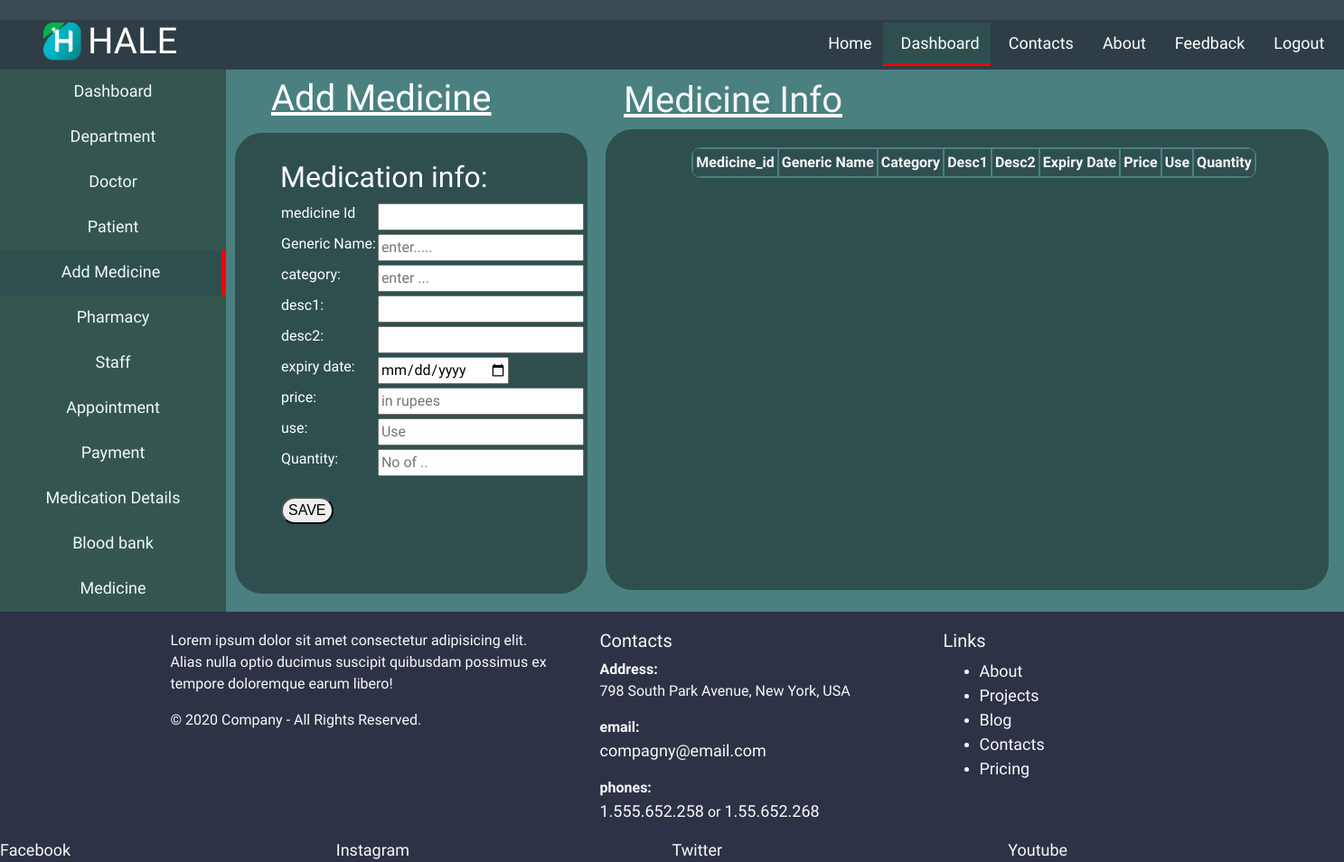
Page /addmed/ on the earlier database version.
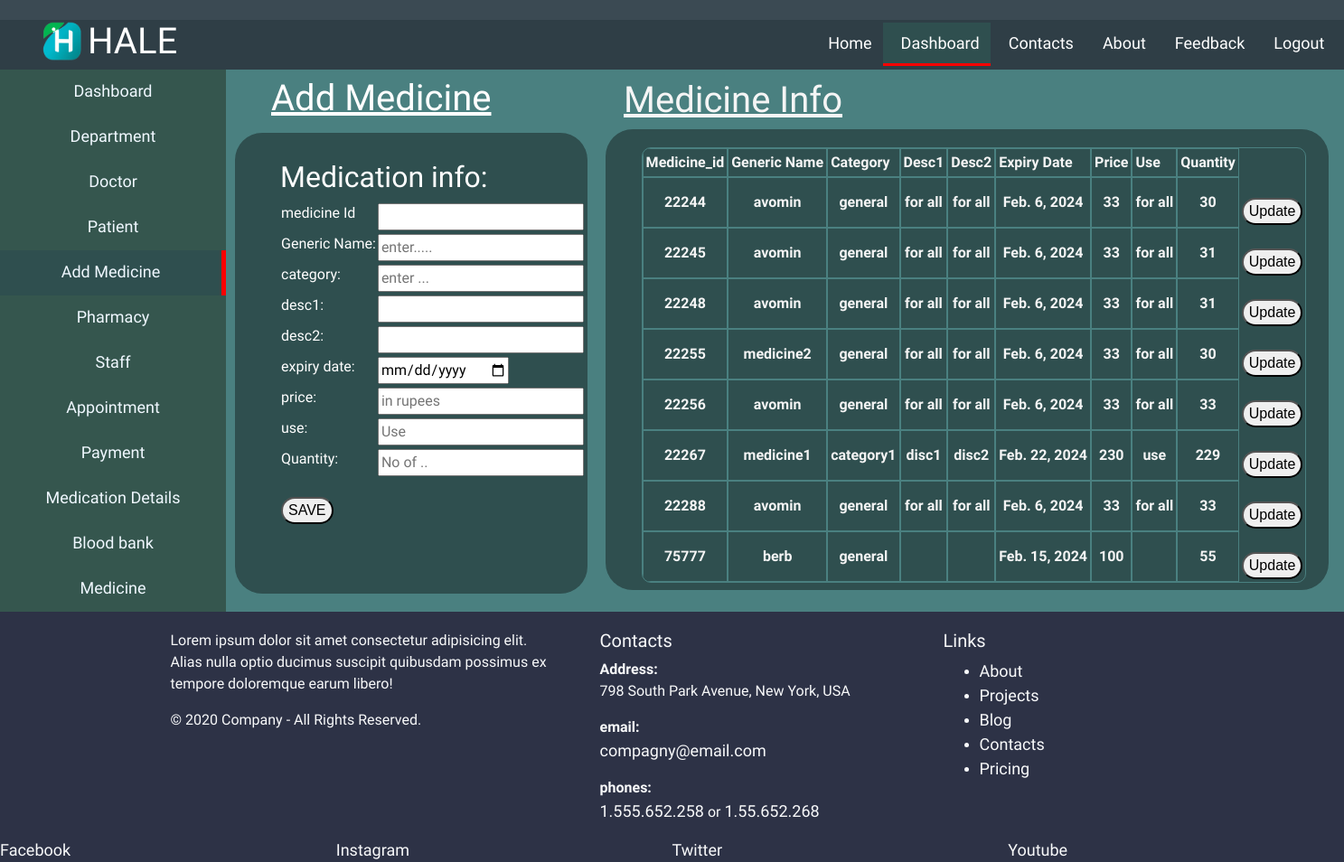
Same page on the later database version.
### DashBoard_app/models.py (models this page shows, shortened)
class MedicineList(models.Model):
        medicine_id = models.AutoField(primary_key=True,blank=True,null=False)
        generic_name = models.CharField(max_length=100,default='')
        category = models.CharField(max_length=50,default='')
        desc1 = models.CharField(max_length=300,default='')
        desc2 = models.CharField(max_length=3000,default='')
        exp_date = models.DateField()
        price = models.IntegerField(default=0)
        use = models.CharField(max_length=1000,default="")
        Quantity = models.IntegerField(default=0)

### DashBoard_app/views.py (the view, shortened to what this page needs)
# urls.py: path('addmed/',views.addmed,name='addmed'),
def addmed(request):
    medsaved=MedicineList.objects.all()
    context={
        'meddetails':medsaved
    }
    return render(request,'medicationadd.html',context)

### DashBoard_app/templates/medicationadd.html (shortened to what this page needs)
{% load static %}
<!DOCTYPE html>
<html lang="en">
<head>
    <link href='https://unpkg.com/boxicons@2.1.4/css/boxicons.min.css' rel='stylesheet'>
    <link rel="stylesheet" href="https://cdn.jsdelivr.net/npm/bootstrap@4.0.0/dist/css/bootstrap.min.css">
</head>
<body>
    <div class="topnav"> <a href="" class="dist_icon"><box-icon name='mobile' ></box-icon></a><a href="https://www.facebook.com/" class="dist_icon"><box-icon name='facebook-circle' type='logo' ></box-icon></a><a href="https://www.instagram.com/accounts/login/?hl=en"class="dist_icon"><box-icon name='instagram' type='logo' ></box-icon></a><a href="https://www.youtube.com/?themeRefresh=1" class="dist_icon"><box-icon name='youtube' type='logo' ></box-icon></a></div>
    <div class="titlebar">
        <div><img src="{% static '/images/hale.png' %}" alt="brandlogo" height="46px" class="brandimg"></div>
        <div><h3 class="brand_name">HALE</h3></div>
        <div><h4 class="nav_services nav_dist" ><a href="/" class="nav_link  {% if request.path == '/home' %} active {% endif %}" >Home</a></h4></div>
        <div><h4 class="nav_services " ><a href="{% url 'dashboard' %}" class="nav_link  {% if request.path != '/home' %} activetop {% endif %}" >Dashboard</a></h4></div>
        <div><h4 class="nav_services " ><a href="{% url 'contact' %}" class="nav_link {% if request.path == '/service' %} active {% endif %} " >Contacts</a></h4></div>
        <div><h4 class="nav_services"><a href="{% url 'about' %}" class="nav_link {% if request.path == '/about' %} active {% endif %}">About</a></h4></div>
        <div><h4 class="nav_services"><a href="{% url 'feedback' %}" class="nav_link {% if request.path == '/feedback' %} active {% endif %}">Feedback</a></h4></div>
        <div><h4 class="nav_services"><a href="{% url 'logout' %}" class="nav_link ">Logout</a></h4></div>
    </div>
    <div class="layout">
        <div class="nav_side" style="font-family: 'Tektur', sans-serif;">
            <div class="nav"><a href="{% url 'admin:index' %}"><label class="btns btn1{% if request.path == '/admin' %} active {% endif %}" onclick="color_chang('btns')" > <center>Dashboard</center></label></a></div>
            <div class="nav"><a href="{% url 'department' %}"><label class="btns{% if request.path == '/department/' %} active {% endif %}"><center>Department</center></label></a></div>
            <div class="nav"><a href="{% url 'doctor' %}"><label class="btns  "><center>Doctor</center></label></a></div>
            <div class="nav"><a href="{% url 'patient' %}"><label class="btns   "><center>Patient</center></label></a></div>
            <div class="nav"><a href="{% url 'addmed' %}"><label class="btns{% if request.path == '/addmed/' %} active {% endif %}"><center>Add Medicine</center></label></a></div>
            <div class="nav"><a href="{% url 'pharmacy' %}"><label class="btns{% if request.path == '/pharmacy/' %} active {% endif %}"><center>Pharmacy</center></label></a></div>
            <div class="nav"><a href="{% url 'staffs' %}"><label class="btns{% if request.path == '/staffs/' %} active {% endif %}"><center>Staff</center></label></a></div>
            <div class="nav"><a href="{% url 'appointment' %}"><label class="btns "><center> Appointment</center></label></a></div>
            <div class="nav"><a href="{% url 'payment' %}"><label class="btns{% if request.path == '/payment/' %} active {% endif %}"><center> Payment</center></label></a></div>
            <div class="nav"><a href="{% url 'medication_details' %}"><label class="btns{% if request.path == '/medication_details/' %} active {% endif %}"><center> Medication Details</center></label></a></div>
            <div class="nav"><a href="{% url 'bloodbank' %}"><label class="btns {% if request.path == '/bloodbank/' %} active {% endif %}"><center> Blood bank</center></label></a></div>
            <div class="nav"><a href="{% url 'medicine' %}"><label class="btns{% if request.path == '/Medicine/' %} active {% endif %}"><center> Medicine</center></label></a></div>
        </div>
        <div class="content scrollbar" id="style-7" style="background-color: darkslategray ">
        <div style="position: absolute; top: 75px;left: 300px;text-decoration: underline;    font-family: 'Tektur', sans-serif; margin-top: 10px;"><h1>Add Medicine</h1></div>
            <div class="medicine_container">
               {% if not med_single_data %}
                <form action="{% url 'addmed' %}" method="post">
                <div>
                    <h2 style="font-family: 'Tektur', sans-serif;">Medication info:</h2>
                    <table>
                        <tr>
                            <td><label for=""> medicine Id </label></td>
                            <td><input type="text" name="medicine_id" value="{{med_single_data.medicine_id}}"></td>
                        </tr>
                <tr>
                    <td><label for=""> Generic Name: </label></td>
                <td><input type="text" placeholder="enter....." name="generic_name"  value="{{med_single_data.generic_name}}"><br></td>
                </tr>
                <tr>
                    <td><label for=""> category: </label></td>
                    <td><input type="text"placeholder="enter ..." name="category" value="{{med_single_data.category}}"><br></td>
                    </tr>
                <tr>
                    <td><label for=""> desc1: </label></td>
                    <td><input type="text" name="desc1" value="{{med_single_data.desc1}}"><br></td>
                </tr>
                <tr>
                    <td><label for="">desc2: </label></td>
                <td><input type="text" placeholder="" name="desc2" value="{{med_single_data.desc2}}"><br></td>
                </tr>
                <tr>
                    <td><label for=""> expiry date: </label></td>
                <td><input type="date" name="expiry_date" value="{{med_single_data.exp_date|date:'Y-m-d'}}"><br></td>
                </tr>
                <tr>
                    <td><label for=""> price: </label></td>
                <td><input type="number" placeholder="in rupees" name="price" value="{{med_single_data.price}}"><br></td>
                </tr>
                <tr>
                    <td><label for=""> use: </label></td>
                <td><input type="text" placeholder="Use" name="use" value="{{med_single_data.use}}"><br></td>
                </tr>
                <tr>
                    <td><label for=""> Quantity: </label></td>
                <td><input type="number" placeholder="No of .." name="Quantity" value="{{med_single_data.Quantity}}"><br></td>
                </tr>
                <tr>
                    <th><button type="submit" style="font-family: 'Kanit', sans-serif; margin-top: 20px;border-radius: 30px;">SAVE</button></th>
                </tr>
                </table>
                </div>
            </form>
    {% endif %}
            </div>
        </div>
        <div>
            <div style="color: #F5F5F5; text-decoration: underline; margin-top: 10px;font-family: 'Tektur', sans-serif; margin-left: 40px; "><h1>Medicine Info</h1></div>
            <div class="medicinebox" id="style-7"style=" font-family: 'Kanit', sans-serif; ">
                <center>
            <table  class="tablemed" style="color: #F5F5F5; margin-left: 15px;  margin-top: 20px; " cellpadding="3px" >
                <tr class="table_tr">
                <th class="table_th">Medicine_id </th>
                    <th class="table_th">Generic Name</th>
                    <th class="table_th">Category </th>
                    <th class="table_th">Desc1 </th>
                    <th class="table_th">Desc2 </th>
                    <th class="table_th">Expiry Date </th>
                    <th class="table_th">Price  </th>
                    <th class="table_th">Use  </th>
                    <th class="table_th">Quantity </th>
                {% for med in meddetails %}
                </tr>
                <form action="{% url 'updatemed' med.medicine_id %}" method="post">
                <tr class="table_tr">
                   <th class="table_th"><center>{{med.medicine_id}}</center></th>
                   <th class="table_th"><center>{{med.generic_name}}</center></th>
                   <th class="table_th"><center>{{med.category}}</center></th>
                   <th class="table_th"><center>{{med.desc1}}</center></th>
                   <th class="table_th"><center>{{med.desc2}}</center></th>
                   <th class="table_th"><center>{{med.exp_date}}</center></th>
                   <th class="table_th"><center>{{med.price}}</center></th>
                   <th class="table_th"><center>{{med.use}}</center></th>
                   <th class="table_th"><center>{{med.Quantity}}</center></th>
                    <th><button type="submit"style="font-family: 'Kanit', sans-serif; margin-top: 20px;border-radius: 30px;">Update</button></th>
                </tr>
            </form>
              {% endfor %}
            </table>
                </center>
            </div>
        </div>
    </div>
     <div class="footer_arange">
        <footer class="section footer-classic context-dark bg-image dark text-light " style="background: #2d3246;">
            <div class="container">
              <div class="row row-30">
                <div class="col-md-4 col-xl-5">
                  <div class="pr-xl-4">
                    <p>Lorem ipsum dolor sit amet consectetur adipisicing elit. Alias nulla optio ducimus suscipit quibusdam possimus ex tempore doloremque earum libero!</p>
                    <p class="rights"><span>©  </span><span class="copyright-year">2020</span><span> </span><span>Company</span><span> - </span><span>All Rights Reserved.</span></p>
                  </div>
                </div>
                <div class="col-md-4 text-light">
                  <h5>Contacts</h5>
                  <dl class="contact-list text-light">
                    <dt>Address:</dt>
                    <dd>798 South Park Avenue, New York, USA</dd>
                  </dl>
                  <dl class="contact-list text-light">
                    <dt>email:</dt>
                    <dd><a href="mailto:#"class="text-light">compagny@email.com</a></dd>
                  </dl>
                  <dl class="contact-list text-light">
                    <dt>phones:</dt>
                    <dd><a href="tel:#"class="text-light">1.555.652.258</a> <span>or</span> <a href="tel:#"class="text-light">1.55.652.268</a>
                    </dd>
                  </dl>
                </div>
                <div class="col-md-4 col-xl-3">
                  <h5>Links</h5>
                  <ul class="nav-list text-light">
                    <li><a href="#"class="text-light">About</a></li>
                    <li><a href="#"class="text-light">Projects</a></li>
                    <li><a href="#"class="text-light">Blog</a></li>
                    <li><a href="#"class="text-light">Contacts</a></li>
                    <li><a href="#"class="text-light">Pricing</a></li>
                  </ul>
                </div>
              </div>
            </div>
            <div class="row no-gutters social-container">
              <div class="col"><a class="social-inner" href="#"><span class="text-light">Facebook</span></a></div>
              <div class="col"><a class="social-inner" href="#"><span class="text-light">Instagram</span></a></div>
              <div class="col"><a class="social-inner" href="#"><span class="text-light">Twitter</span></a></div>
              <div class="col"><a class="social-inner" href="#"><span class="text-light">Youtube</span></a></div>
            </div>
          </footer>
        </div>
</body>
</html>

### DashBoard_app/templates/medicationadd.html (style rules this page uses)
* { margin: 0px; font-family: 'Tektur', sans-serif; }
a { text-decoration: none; font-size: large; color: black; }
.nav_link { padding: 12px; padding-left: 20px; color: white; text-decoration: none; }
.layout { display: grid; grid-template-columns: [sidenav]250px 400px 800px ; }
.brand_name { display:inline-block; color: white; margin-top: 0px; font-family: 'Tektur', sans-serif; font-size:40px; }
.brandimg { display: inline; margin-left: 40px; }
.titlebar { margin-top: 0px; display:flex; height: 55px; background-color: #2f3e46; margin-bottom: 0px; }
.btns { font-family:'Lucida Sans', 'Lucida Sans Regular', 'Lucida Grande', 'Lucida Sans Unicode', Geneva, Verdana, sans-serif; width: 250px; height: 50px; margin-bottom: 0px; padding-top: 10px; color: aliceblue; background-color: #35564e; text-decoration: none; }
.nav_side { background-color: #52796f; }
.footer_arange { background-color:#2f3e46; display: block; height: 70px; }
footer { padding-top: 20px; }
.nav_dist { margin-left: 700px; }
.content { height: 590px; overflow: auto; grid-column:2/2; grid-row: 1/2; font-family: 'Tektur', sans-serif; }
.nav { width: 250px; background:#36464f; font-family: 'Tektur', sans-serif; }
.nav_services { margin-top: 10px; }
.topnav { display:flexbox; text-align: right; height: 22px; background-color:#3b4a53; }
.dist_icon { display: inline; padding-left: 30px; padding-right: 10px; }
.active { background-color: darkslategray; border-right: 5px solid red; }
.activetop { background-color: darkslategray; border-bottom: 3px solid red; }
.content { margin-top: 70px; padding-top: 30px; margin-bottom: 10px; margin-left: 10px; background-color:rgb(74, 128, 128); color: white; border-radius: 30px; height: 510px; font-family: 'Tektur', sans-serif; }
body { background-color:rgb(74, 128, 128); }
.medicinebox { border-radius: 30px; margin-left: 20px; width: 800px; height: 510px; grid-column: 3/3; background-color: darkslategray; overflow: scroll; overflow-x: hidden; font-family: 'Tektur', sans-serif; }
.medicine_container { margin-left: 50px; font-family: Arial, Helvetica, sans-serif; }
.tablemed { border-collapse: separate; border-spacing: 0; overflow: hidden; border: 1px solid rgb(74, 128, 128);; border-radius: 10px; }
.table_th { border: 1px solid rgb(74, 128, 128);; }
.table_tr { border: 1px solid rgb(74, 128, 128);; }

Differences in the rows shown:
added MedicineList: medicine_id "22244", generic_name "avomin", category "general", desc1 "for all", desc2 "for all", exp_date "Feb. 6, 2024", price "33", use "for all", Quantity "30"
added MedicineList: medicine_id "22245", generic_name "avomin", category "general", desc1 "for all", desc2 "for all", exp_date "Feb. 6, 2024", price "33", use "for all", Quantity "31"
added MedicineList: medicine_id "22248", generic_name "avomin", category "general", desc1 "for all", desc2 "for all", exp_date "Feb. 6, 2024", price "33", use "for all", Quantity "31"
added MedicineList: medicine_id "22255", generic_name "medicine2", category "general", desc1 "for all", desc2 "for all", exp_date "Feb. 6, 2024", price "33", use "for all", Quantity "30"
added MedicineList: medicine_id "22256", generic_name "avomin", category "general", desc1 "for all", desc2 "for all", exp_date "Feb. 6, 2024", price "33", use "for all", Quantity "33"
added MedicineList: medicine_id "22267", generic_name "medicine1", category "category1", desc1 "disc1", desc2 "disc2", exp_date "Feb. 22, 2024", price "230", use "use", Quantity "229"
added MedicineList: medicine_id "22288", generic_name "avomin", category "general", desc1 "for all", desc2 "for all", exp_date "Feb. 6, 2024", price "33", use "for all", Quantity "33"
added MedicineList: medicine_id "75777", generic_name "berb", category "general", exp_date "Feb. 15, 2024", price "100", Quantity "55"
